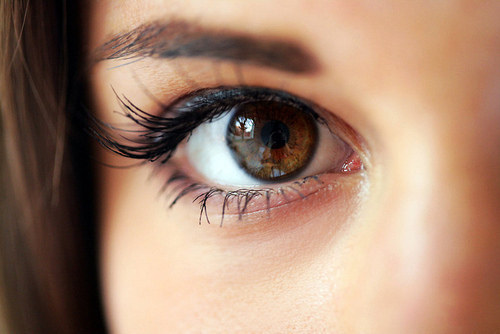
%> input picture brown.jpg, 500 x 334 px
$ octave 'Eye Color Detector.m'   (GNU Octave 9; MATLAB toolbox functions it lacks are replaced by stand-ins)
%> lines starting %> are read from the running program, lines starting %| are printed output that depends on the picture
%----------o----------------o------------------o---------
% CENG 462 TERM PROJECT
% EYE COLOR DETECTION
% 201627015 MELİSA YILDIZ, 201611033 SELİN KARA
%-------------o---------------o-----------------o--------
% Load an image
I  = imread('brown.jpg');
%> I is the input picture: size 334x500x3 uint8; mean R, G, B 165, 132.1, 111.5
%I= imread('hazel.jpg');
%I= imread('blue.jpg');
%I= imread('green.jpg');
I_gray = rgb2gray(I);
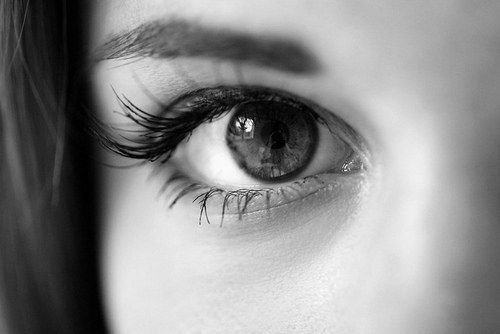
%> I_gray: size 334x500 uint8; min 0, max 254, mean 139.6
imageSize = size(I_gray);
%> imageSize = [334 500]
imshow(I);

% Find all the circles with radius r pixels in the range [20, 1000].
[centers, radii, metric] = imfindcircles(I,[20 1000],'ObjectPolarity',"dark");
%> centers = [275.8 138.7]; radii = 46.45; metric = 0.406

% Retain the strongest circle
centersStrong5 = centers(1:1,:);
%> centersStrong5 = [275.8 138.7]
radiiStrong5 = radii(1:1);
%> radiiStrong5 = 46.45
metricStrong5 = metric(1:1);
%> metricStrong5 = 0.406

% Draw the iris
%children function returns the parts of expression 'cd'
cd=viscircles(centersStrong5, radiiStrong5);
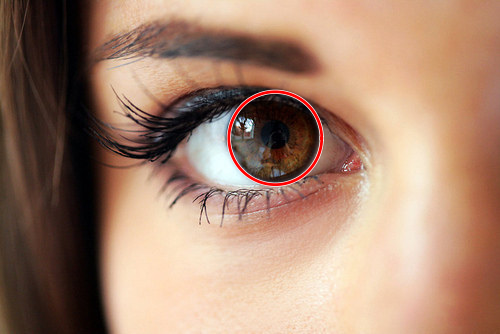
%> figure redrawn from the program's plot data
%> (the run ends here)

$ run again, with hazel.jpg copied over brown.jpg
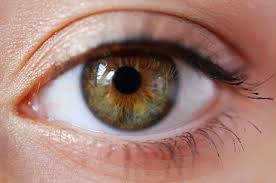
%> input picture hazel.jpg, 276 x 183 px
%> I is the input picture: size 183x276x3 uint8; mean R, G, B 163.5, 126.3, 115.5
%> `I_gray = rgb2gray(I);`:
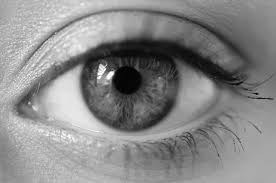
%> I_gray: size 183x276 uint8; min 0, max 255, mean 136.2
%> centers = [132.4 83.23]; radii = 46.38; metric = 0.493
%> centersStrong5 = [132.4 83.23]
%> radiiStrong5 = 46.38
%> metricStrong5 = 0.493
%> `cd=viscircles(centersStrong5, radiiStrong5);`:
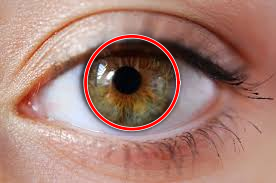
%> figure redrawn from the program's plot data

$ run again, with blue.jpg copied over brown.jpg
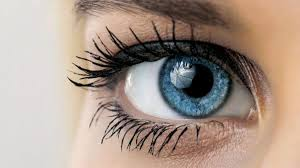
%> input picture blue.jpg, 300 x 168 px
%> I is the input picture: size 168x300x3 uint8; mean R, G, B 169, 151.4, 139.4
%> `I_gray = rgb2gray(I);`:
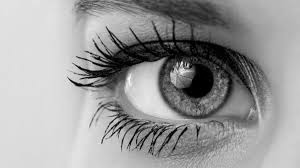
%> I_gray: size 168x300 uint8; min 0, max 255, mean 155.3
%> centers = [194.7 80.67]; radii = 38.4; metric = 0.333
%> centersStrong5 = [194.7 80.67]
%> radiiStrong5 = 38.4
%> metricStrong5 = 0.333
%> `cd=viscircles(centersStrong5, radiiStrong5);`:
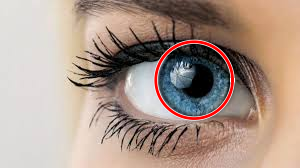
%> figure redrawn from the program's plot data

$ run again, with green.jpg copied over brown.jpg
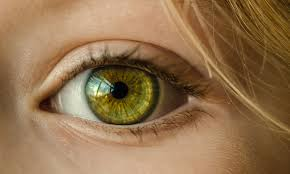
%> input picture green.jpg, 290 x 174 px
%> I is the input picture: size 174x290x3 uint8; mean R, G, B 147, 114.8, 78.9
%> `I_gray = rgb2gray(I);`:
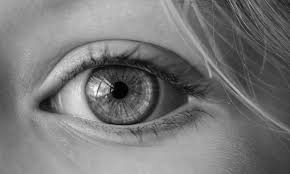
%> I_gray: size 174x290 uint8; min 0, max 250, mean 120.3
%> centers = [123.8 91.38]; radii = 38.68; metric = 0.435
%> centersStrong5 = [123.8 91.38]
%> radiiStrong5 = 38.68
%> metricStrong5 = 0.435
%> `cd=viscircles(centersStrong5, radiiStrong5);`:
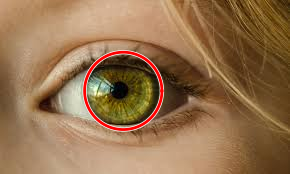
%> figure redrawn from the program's plot data
